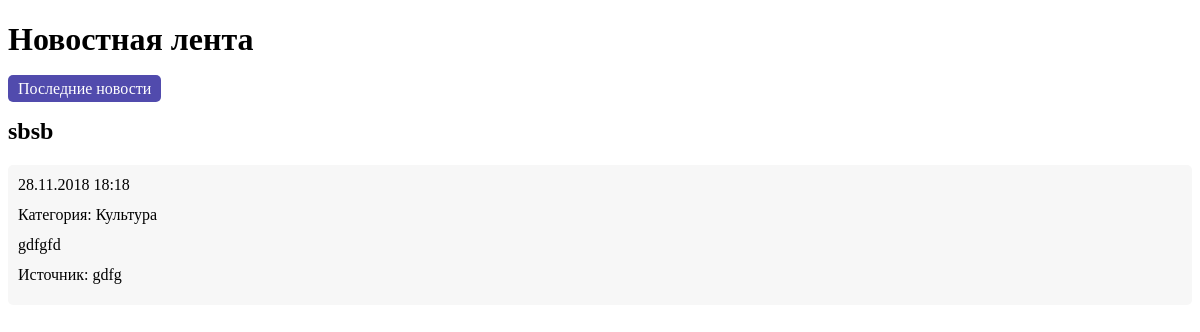
The app's page /news/news.php?act=show&id=10 with its own data.
### tables this page shows
CREATE TABLE msgs(
							id INTEGER PRIMARY KEY AUTOINCREMENT,
							title TEXT,
							category INTEGER,
							description TEXT,
							text TEXT,
							source TEXT,
							datetime INTEGER);

### news/classes/Core.class.php (called while the page is built, shortened)
<?php
class Core{
    static function clearInt($value){
		return abs((int)$value);
	}
}

### news/classes/NewsDB.class.php (called while the page is built, shortened)
<?php
class NewsDB implements INewsDB, IteratorAggregate{
	private $_db;
	function __construct(){
	    $dsn_params = array();
        $dsn_params['type'] = 'sqlite';
        $dsn_params['name'] = self::DB_NAME;
	    $this->_db = new DB($dsn_params);
        $this->getCategories();
	}
	function getNewsItem($id){
        $sql = "SELECT
                title,
                category.name as category,
                text,
                source,
                datetime
            FROM msgs, category
            WHERE
                category.id = msgs.category
                AND msgs.id = :id";
        $stmt = $this->_db->prepare($sql);
        $stmt->bindParam(':id', $id, PDO::PARAM_INT);
        $item = $stmt->execute();
        return $stmt->fetch(PDO::FETCH_ASSOC);
	}
	function getCategories(){
		$sql = "SELECT id, name
				FROM category
				ORDER BY name ASC";
		$items = $this->_db->query($sql);
		while ($item = $items->fetch(PDO::FETCH_ASSOC)){
		    $this->_categories[$item['id']] = $item['name'];
        }
	}
}

### news/classes/Logger.class.php (called while the page is built, shortened)
<?php
class Logger{
    static private $instance = null;
    public static function getInstance(){
        if (self::$instance == null) {
            self::$instance = new self;
        }
        return self::$instance;
    }
}

### news/classes/DB.class.php (called while the page is built, shortened)
<?php
class DB implements IDB{
    private $_db;
    private $logger;
    function __construct($dsn_params){
        $this->logger = Logger::getInstance();
        try {
            $dsn = $dsn_params['type'].":".$dsn_params['name'];
            $this->_db = new PDO($dsn);
            $this->_db->setAttribute(PDO::ATTR_ERRMODE, PDO::ERRMODE_EXCEPTION);
        }
        catch (PDOException $e){
            $error = "\"".implode(',', $this->_db->errorInfo())."\" in file ".$e->getFile()." on line ".$e->getLine();
            $this->logger->writeLog($error, self::LOG_FILE);
            die('Не удалось создать таблицы в базе данных');
        }
    }
    function query($sql){
        try {
            $result = $this->_db->query($sql);
        }
        catch (PDOException $e){
            $error = "\"".implode(',', $this->_db->errorInfo())."\" in file ".$e->getFile()." on line ".$e->getLine();
            $this->logger->writeLog($error, self::LOG_FILE);
            die('Не удалось выполнить запрос');
        }
        return $result;
    }
    function prepare($sql){
        return $this->_db->prepare($sql);
    }
}

### news/news.php (the view, shortened to what this page needs)
<?php
$news = new NewsDB();
?>
<!DOCTYPE html>
<html lang="ru">
	<head>
		<link rel="stylesheet" href="css/style.css">
	</head>
	<body>
		<h1>Новостная лента</h1>
            <?
        if (isset($_GET['act']) && $_GET['act'] == 'show') {
			?>
			<a class='btn' href='news.php'>Последние новости</a>
			<?
			$id = Core::clearInt($_GET['id']);
			if ($id) {
				$news_item = $news->getNewsItem($id);
				if ($news_item) {
					?>
					<h2><?=$news_item['title']?></h2>
					<div class='news__item'>
						<div class='news__date'><?=date('d.m.Y H:i', $news_item['datetime'])?></div>
						<div class='news__category'>Категория: <?=$news_item['category']?></div>
						<div class='news__text'><?=$news_item['text']?></div>
						<div class='news__source'>Источник: <a href='<?=$news_item['source']?>' target=_blank><?=$news_item['source']?></a></div>
					</div>
					<?
				}
				else {
					?>
					<div class="empty-news">Новость не найдена!</div>
					<?
				}
			}
			else {
				?>
				<div class="empty-news">Новость не найдена!</div>
				<?
			}
		}
		?>
	</body>
</html>

### news/css/style.css (style rules this page uses)
* { box-sizing: border-box; }
html { font-size: 16px; }
a { color: #000; text-decoration: none }
.news__item { padding: 10px; border-radius: 5px; background: #f7f7f7; margin: 10px 0; line-height: 20px; }
.news__category { margin: 10px 0 }
.news__source { margin: 10px 0 }
.btn { padding: 5px 10px; border-radius: 5px; background: #514bad; color: #fff; text-decoration: none; border: none; }

### records on screen
msgs: title "sbsb", datetime "28.11.2018 18:18", text "gdfgfd", source "gdfg"

### other values on screen
$news_item['category'] "Культура"
